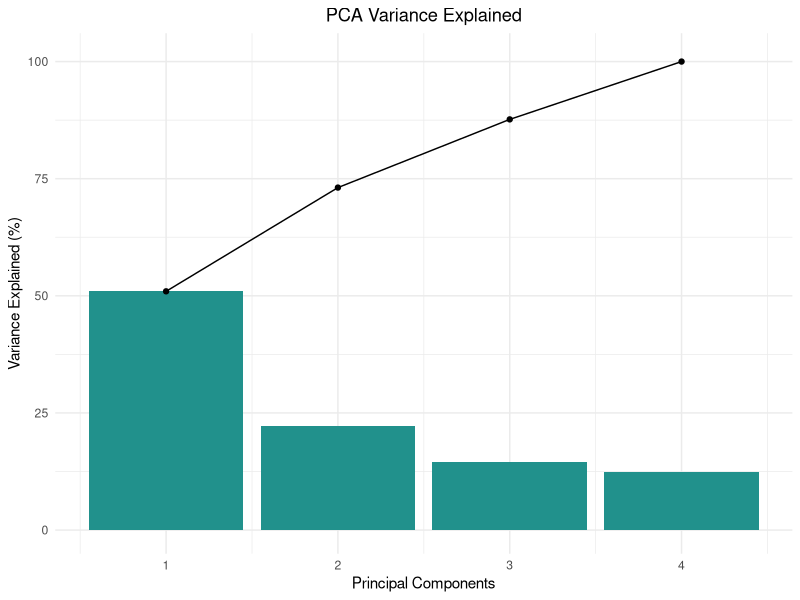

Recreate this plot in R. (Note: this script raises an error after producing the figure.)
# Loading libraries
library(ca)
library(FactoMineR)
library(ggrepel)
library(dplyr)

# Reading the data set
data <- read.csv("preprocessed_data.csv",
                 tryLogical = TRUE,
                 stringsAsFactors = TRUE)


data$score1 <- as.factor(data$score1)

## Frequency Tables & Chi-square test of independence 

# Frequency table for geo_area and industry_sector
geo_industry <- table(data$geo_area, data$industry_sector)
chisq.test(geo_industry)

# Frequency table for geo_area and juridical_form
geo_juridical <- table(data$geo_area, data$juridical_form)
chisq.test(geo_juridical)

# Frequency table for juridical_form and industry_sector
juridical_industry <- table(data$juridical_form, data$industry_sector)
chisq.test(juridical_industry)

# Frequency table for geo_area and score1
geo_score1 <- table(data$geo_area, data$score1)
chisq.test(geo_industry)

# Frequency table for industry_sector and score1
industry_score1 <- table(data$industry_sector, data$score1)
chisq.test(geo_industry)

# Frequency table for juridical_form and score1
juridical_score1 <- table(data$juridical_form, data$score1)
chisq.test(geo_industry)



### Correspondence Analysis

## geo_industry
ca_geo_industry <- CA(geo_industry, 
                      graph = FALSE)

# Variance explained 
var_exp <- ca_geo_industry$eig[,2]

ggplot(data.frame(var_exp)) + 
  geom_bar(mapping = aes(x = 1:length(var_exp),
                         y = var_exp),
           fill = "#21918c",
           stat = "identity") +
  geom_line(mapping = aes(x = 1:length(var_exp), 
                          y = cumsum(var_exp)),
            stat = "identity") +
  geom_point(mapping = aes(x = 1:length(var_exp), 
                           y = cumsum(var_exp)),
             stat = "identity") + 
  scale_x_continuous(n.breaks=4) +
  ylim(0,101) +
  theme_minimal() +
  labs(x = "Principal Components",
       y = "Variance Explained (%)",
       title = "PCA Variance Explained") +
  theme(plot.title = element_text(hjust = 0.5)) 


# Bi-plot without energy
fviz_ca_biplot(ca_geo_industry, 
               repel = TRUE,
               pointsize = 3,
               labelsize = 4,
               col.col = "#21918c",
               col.row = "#440154",
               shape.row = 15, 
               shape.col = 19) +
  theme_minimal() +
  labs(title = "Correspondence Analysis - Geographic Area vs Industry Sector") +
  theme(plot.title = element_text(hjust = 0.5)) +
  ylim(-0.2, 0.6) + 
  xlim(-0.6, 1.2)

# Bi-plot with energy
fviz_ca_biplot(ca_geo_industry, 
               repel = TRUE,
               pointsize = 3,
               labelsize = 4,
               col.col = "#21918c",
               col.row = "#440154",
               shape.row = 15, 
               shape.col = 19) +
  theme_minimal() +
  labs(title = "Correspondence Analysis - Geographic Area vs Industry Sector") +
  theme(plot.title = element_text(hjust = 0.5))



## geo_juridical
ca_geo_juridical <- CA(geo_juridical, 
                       graph = FALSE)

# Bi-plot 
fviz_ca_biplot(ca_geo_juridical, 
               repel = TRUE,
               pointsize = 3,
               labelsize = 4,
               col.col = "#21918c",
               col.row = "#440154",
               shape.row = 15, 
               shape.col = 19) +
  theme_minimal() +
  labs(title = "Correspondence Analysis - Geographic Area vs Industry Sector") +
  theme(plot.title = element_text(hjust = 0.5))


## juridical_industry
ca_juridical_industry <- CA(juridical_industry, 
                       graph = FALSE)

# Bi-plot 
fviz_ca_biplot(ca_juridical_industry, 
               repel = TRUE,
               pointsize = 3,
               labelsize = 4,
               col.col = "#21918c",
               col.row = "#440154",
               shape.row = 15, 
               shape.col = 19) +
  theme_minimal() +
  labs(title = "Correspondence Analysis - Geographic Area vs Industry Sector") +
  theme(plot.title = element_text(hjust = 0.5))


## geo_score1
ca_geo_score1 <- CA(geo_score1, 
                            graph = FALSE)

# Bi-plot 
fviz_ca_biplot(ca_geo_score1, 
               repel = TRUE,
               pointsize = 3,
               labelsize = 4,
               col.col = "#21918c",
               col.row = "#440154",
               shape.row = 15, 
               shape.col = 19) +
  theme_minimal() +
  labs(title = "Correspondence Analysis - Geographic Area vs Industry Sector") +
  theme(plot.title = element_text(hjust = 0.5))


## industry_score1
ca_industry_score1 <- CA(industry_score1, 
                    graph = FALSE)

# Bi-plot 
fviz_ca_biplot(ca_industry_score1, 
               repel = TRUE,
               pointsize = 3,
               labelsize = 4,
               col.col = "#21918c",
               col.row = "#440154",
               shape.row = 15, 
               shape.col = 19) +
  theme_minimal() +
  labs(title = "Correspondence Analysis - Geographic Area vs Industry Sector") +
  theme(plot.title = element_text(hjust = 0.5))


## juridical_score1
ca_juridical_score1 <- CA(juridical_score1, 
                         graph = FALSE)

# Bi-plot 
fviz_ca_biplot(ca_juridical_score1, 
               repel = TRUE,
               pointsize = 3,
               labelsize = 4,
               col.col = "#21918c",
               col.row = "#440154",
               shape.row = 15, 
               shape.col = 19) +
  theme_minimal() +
  labs(title = "Correspondence Analysis - Geographic Area vs Industry Sector") +
  theme(plot.title = element_text(hjust = 0.5))



## Multiple Correspondence Analysis

# Selecting the variables for the MCA
mca_data <- data[, c("geo_area", "industry_sector", "default")]
mca_data$default <- as.factor(mca_data$default)

# MCA
mca_res <- MCA(mca_data,
               graph = FALSE)

# Bi-plot
plot_data <- mca_res$var$coord[,1:2]
plot_data <- as.data.frame(plot_data)

plot_data$category <- c(rep("geo_area", 5), 
                        rep("industry_sector", 20), 
                        rep("default", 2))

plot_data <- plot_data %>% 
  rename("dim1" = "Dim 1",
         "dim2" = "Dim 2")


ggplot(plot_data, aes(x=dim1, 
                      y=dim2, 
                      col=category, 
                      shape=category)) +
  geom_point(aes(size=1.5),
             show.legend = FALSE) + 
  geom_hline(yintercept=0, linetype="dashed") +
  geom_vline(xintercept=0, linetype="dashed") +
  geom_text_repel(label=rownames(plot_data),
                  box.padding = 0.3) +
  theme_minimal() +
  scale_shape_manual(values=c(17, 15, 19)) + 
  scale_color_manual(values=c("#dbca27","#21918c", "#440154")) +
  labs(title = "MCA - Geographic Area vs Industry Sector vs Default",
       x = "Dim 1 (5.00%)",
       y = "Dim 2 (4.77%)") +
  theme(plot.title = element_text(hjust = 0.5)) +
  theme(legend.position = "none")
